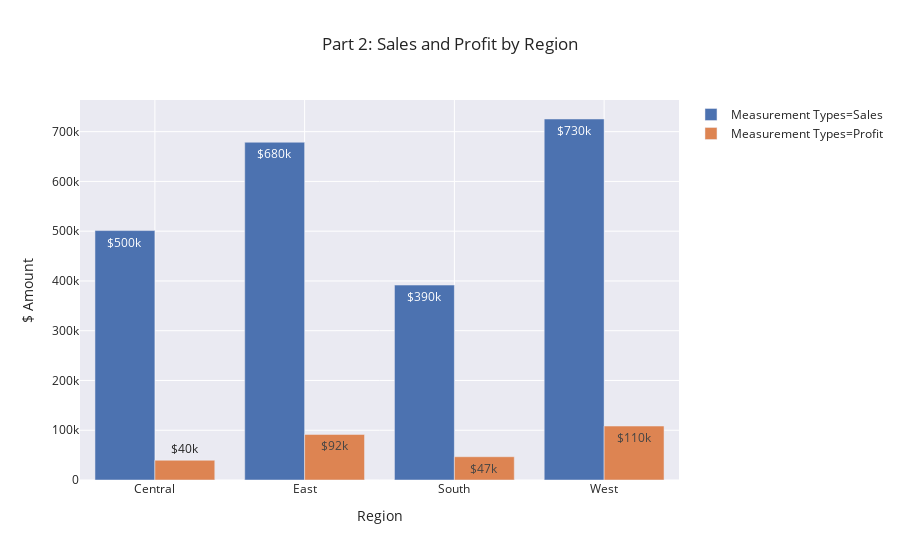

The notebook cell this image was saved under:
### Markdown cell above
<H2>Part 2: Sales and Profit by Region</H2>

### Code cell
fig = px.bar(df_region,
            x='Region',
            y='Measurement Values',
             text='Measurement Values',
            template='seaborn',
             color='Measurement Types',
             barmode='group',
            title='Part 2: Sales and Profit by Region')

fig.update_yaxes(title_text='$ Amount')

fig.update_traces(textposition='auto', 
                  texttemplate='%{text:$,.2s}')

fig.show()

### Figure 1 — Plotly figure (JSON) as saved in the notebook; plotly's stock layout.template omitted (floating-point values rounded to 4 significant figures)
{"data": [{"alignmentgroup": "True", "hoverlabel": {"namelength": 0}, "hovertemplate": "Measurement Types=Sales<br>Region=%{x}<br>Measurement Values=%{text}", "legendgroup": "Measurement Types=Sales", "marker": {"color": "rgb(76,114,176)"}, "name": "Measurement Types=Sales", "offsetgroup": "Measurement Types=Sales", "orientation": "v", "showlegend": true, "text": [501200.0, 678800.0, 391700.0, 725500.0], "textposition": "auto", "texttemplate": "%{text:$,.2s}", "type": "bar", "x": ["Central", "East", "South", "West"], "xaxis": "x", "y": [501200.0, 678800.0, 391700.0, 725500.0], "yaxis": "y"}, {"alignmentgroup": "True", "hoverlabel": {"namelength": 0}, "hovertemplate": "Measurement Types=Profit<br>Region=%{x}<br>Measurement Values=%{text}", "legendgroup": "Measurement Types=Profit", "marker": {"color": "rgb(221,132,82)"}, "name": "Measurement Types=Profit", "offsetgroup": "Measurement Types=Profit", "orientation": "v", "showlegend": true, "text": [39710.0, 91520.0, 46750.0, 108400.0], "textposition": "auto", "texttemplate": "%{text:$,.2s}", "type": "bar", "x": ["Central", "East", "South", "West"], "xaxis": "x", "y": [39710.0, 91520.0, 46750.0, 108400.0], "yaxis": "y"}], "layout": {"barmode": "group", "legend": {"tracegroupgap": 0}, "title": {"text": "Part 2: Sales and Profit by Region"}, "xaxis": {"anchor": "y", "domain": [0, 1], "title": {"text": "Region"}}, "yaxis": {"anchor": "x", "domain": [0, 1], "title": {"text": "$ Amount"}}}}
